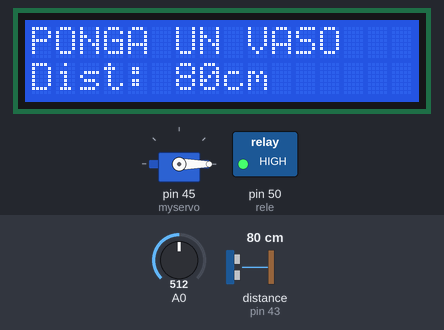
Recording of a sketch running on a simulated Arduino Mega 2560, built with avr-gcc and run on an emulated ATmega2560. Shown: 16×2 character LCD, servo, switched loads named in the sketch (green lamp = pin HIGH). Wiring (inferred from the names in the program): ultrasonic range finder: trigger pin 43; echo pin 43. The test bench sets the inputs (shaded band); at power-on: distance to the obstacle (sensor on pin 43) 80 cm, A0 = 512. The echo pulse lasts 58.3 µs per cm.

Above: at 2.7 s.
2.8 s: distance to the obstacle (sensor on pin 43) set to 2 cm
At 4.0 s:
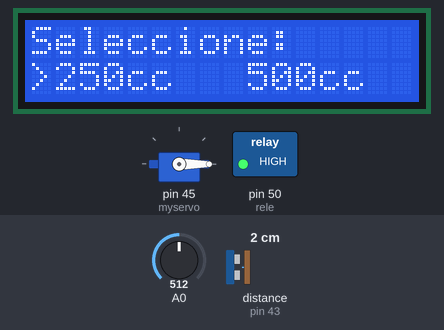
4.3 s: A0 set to 693
5.8 s: A0 set to 712
At 7.5 s:
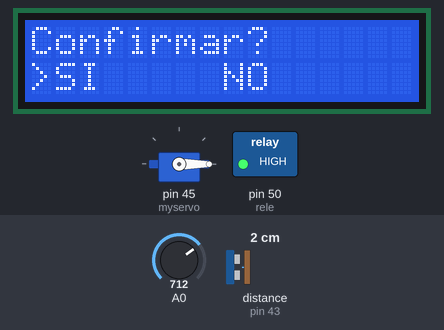
8.3 s: A0 set to 62
9.8 s: A0 set to 56
At 10.8 s:
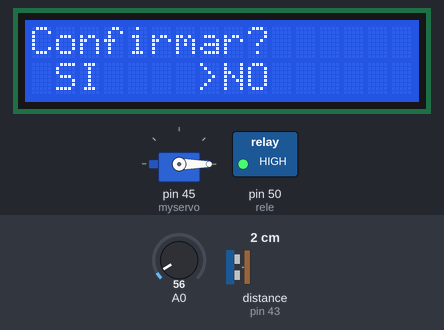
11.3 s: distance to the obstacle (sensor on pin 43) set to 9 cm
At 11.7 s:
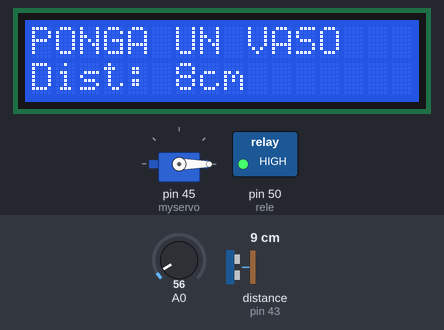
Timing chart, 0 to 13.8 s (numbered marks = the images above; inputs shaded):
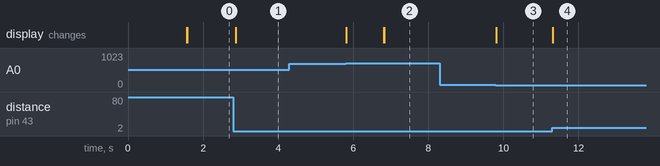

The sketch:

disp_v3.ino
```cpp
#include <LiquidCrystal.h>
#include <Servo.h>

LiquidCrystal lcd(8, 9, 4, 5, 6, 7);
Servo myservo;

const int rele = 50;
const int pingPin = 43;

int opcion = 0;      // 0 = 250cc, 1 = 500cc
int estado = 0;      // 0:Menu, 1:Pregunta, 2:Confirmar, 3:Llenando, 4:Listo, 6:Limpieza
int seleccion = 0;   // 0 = SI, 1 = NO

unsigned long tiempoReferencia = 0;
unsigned long duracionLlenado = 0;
bool botonPresionado = false;

// VARIABLES PARA EL MENÚ OCULTO
unsigned long tiempoInicioAbajo = 0; // Para contar los 5 segundos
const unsigned long TIEMPO_ACTIVACION = 5000; // 5 segundos

void setup() {
  lcd.begin(16, 2);
  pinMode(rele, OUTPUT);
  digitalWrite(rele, HIGH);
  myservo.attach(45);
  myservo.write(0);
  lcd.print("Dispenser V3.0");
  delay(1500);
  lcd.clear();
}

bool botonSelect(int valor) {
  if (valor > 700 && valor < 800 && !botonPresionado) {
    botonPresionado = true;
    return true;
  }
  if (valor > 800) botonPresionado = false;
  return false;
}

void loop() {
  int boton = analogRead(A0);
  unsigned long currentMillis = millis();

  // --- Lectura Sensor Ultrasónico ---
  long duration, cm;
  pinMode(pingPin, OUTPUT);
  digitalWrite(pingPin, LOW);
  delayMicroseconds(2);
  digitalWrite(pingPin, HIGH);
  delayMicroseconds(5);
  digitalWrite(pingPin, LOW);
  pinMode(pingPin, INPUT);
  duration = pulseIn(pingPin, HIGH);
  cm = duration / 29 / 2;

  // SEGURIDAD ESTRICTA (NO SE TOCA):
  // Si no hay vaso, se apaga todo y se sale del loop (return).
  if (cm > 5) {
    digitalWrite(rele, HIGH);
    myservo.write(0);
    if (estado != 0) {
      estado = 0;
      lcd.clear();
    }
    lcd.setCursor(0, 0);
    lcd.print("PONGA UN VASO   ");
    lcd.setCursor(0, 1);
    lcd.print("Dist: "); lcd.print(cm); lcd.print("cm      ");
    delay(120);

    // Reseteamos el contador del botón abajo por seguridad si quitan el vaso
    tiempoInicioAbajo = 0;
    return; // Se detiene el código aquí si no hay vaso
  }

  // --- LÓGICA DE ESTADOS ---
  switch (estado) {
    case 0: // ===== MENU PRINCIPAL =====
      lcd.setCursor(0, 0);
      lcd.print("Seleccione:     ");
      lcd.setCursor(0, 1);
      if (opcion == 0) lcd.print(">250cc   500cc  ");
      else             lcd.print(" 250cc  >500cc  ");

      // --- LÓGICA OCULTA: BOTÓN ABAJO (5 SEGUNDOS) ---
      // El rango del botón ABAJO suele ser 200-400 en el shield estándar
      if (boton > 200 && boton < 400) {
        if (tiempoInicioAbajo == 0) {
          tiempoInicioAbajo = currentMillis; // Empezamos a cronometrar
        }

        // Si se mantiene presionado más de 5 segundos...
        if (currentMillis - tiempoInicioAbajo > TIEMPO_ACTIVACION) {
          estado = 6; // Entramos a limpieza
          lcd.clear();
          tiempoInicioAbajo = 0; // Reset
        }
      }
      else {
        // Si suelta el botón o presiona otro, el contador se reinicia
        tiempoInicioAbajo = 0;

        // --- Navegación Normal del Menú ---
        if (boton < 60) opcion = 1; // Derecha
        else if (boton > 400 && boton < 600) opcion = 0; // Izquierda
        else if (botonSelect(boton)) { // Select
          estado = 1;
          tiempoReferencia = currentMillis;
          lcd.clear();
        }
      }
      break;

    case 1: // ===== PREGUNTA =====
      lcd.setCursor(0, 0);
      lcd.print("Desea llenar    ");
      lcd.setCursor(0, 1);
      lcd.print(opcion == 0 ? "250cc?          " : "500cc?          ");

      if (currentMillis - tiempoReferencia >= 1000) {
        estado = 2;
        lcd.clear();
      }
      break;

    case 2: // ===== CONFIRMAR =====
      lcd.setCursor(0, 0);
      lcd.print("Confirmar?      ");
      lcd.setCursor(0, 1);
      if (seleccion == 0) lcd.print(">SI     NO      ");
      else                lcd.print(" SI    >NO      ");

      if (boton < 60) seleccion = 1;
      else if (boton > 400 && boton < 600) seleccion = 0;
      else if (botonSelect(boton)) {
        if (seleccion == 0) {
          estado = 3;
          myservo.write(90);
          duracionLlenado = (opcion == 0) ? 8000 : 16000;
          tiempoReferencia = currentMillis;
          digitalWrite(rele, LOW);
          lcd.clear();
        } else {
          estado = 0;
          lcd.clear();
        }
      }
      break;

    case 3: // ===== LLENANDO =====
      lcd.setCursor(0, 0);
      lcd.print("Llenando...     ");
      lcd.setCursor(0, 1);
      lcd.print((duracionLlenado - (currentMillis - tiempoReferencia)) / 1000);
      lcd.print(" seg restantes ");

      if (currentMillis - tiempoReferencia >= duracionLlenado) {
        digitalWrite(rele, HIGH);
        myservo.write(0);
        estado = 4;
        tiempoReferencia = currentMillis;
        lcd.clear();
      }
      break;

    case 4: // ===== LISTO =====
      lcd.setCursor(0, 0);
      lcd.print("    LISTO!!     ");
      if (currentMillis - tiempoReferencia >= 1500) {
        estado = 0;
        lcd.clear();
      }
      break;

    case 6: // ===== MODO LIMPIEZA OCULTO =====
      // OJO: Como mantuvimos la seguridad arriba, ESTE MODO
      // SOLO FUNCIONA SI HAY UN OBJETO FRENTE AL SENSOR.

      lcd.setCursor(0, 0);
      lcd.print("MODO LIMPIEZA   ");
      lcd.setCursor(0, 1);
      lcd.print("ABA:Limp ARR:Sal");

      if (boton > 200 && boton < 400) { // Botón ABAJO presionado
        digitalWrite(rele, LOW); // Activa Bomba
        myservo.write(90);       // Abre Servo
        lcd.setCursor(0, 1);
        lcd.print(">> SURTIENDO << ");
      }
      else if (boton > 60 && boton < 200) { // Botón ARRIBA presionado
        // Salir del modo limpieza
        digitalWrite(rele, HIGH);
        myservo.write(0);
        estado = 0;
        lcd.clear();
        lcd.print("Saliendo...");
        delay(1000);
        lcd.clear();
      }
      else {
        // Si no aprieta nada
        digitalWrite(rele, HIGH);
        myservo.write(0);
        lcd.setCursor(0, 1);
        lcd.print("ABA:Limp ARR:Sal");
      }
      break;
  }
}
```

Measured:
- the behaviour switches between 700 and 701 on A0 (found by bisection; images 1 and 2)
- the behaviour switches between 60 and 59 on A0 (found by bisection; images 2 and 3)
- after the input at 2.8 s, the display: changes after 0.07 s (image 1)
- after the input at 4.3 s, every drawn part: stays the same
- after the input at 5.8 s, the display: first changes at once (image 2 shows a later state)
- after the input at 8.3 s, every drawn part: stays the same
- after the input at 9.8 s, the display: changes at once (image 3)
- after the input at 11.3 s, the display: changes at once (image 4)
